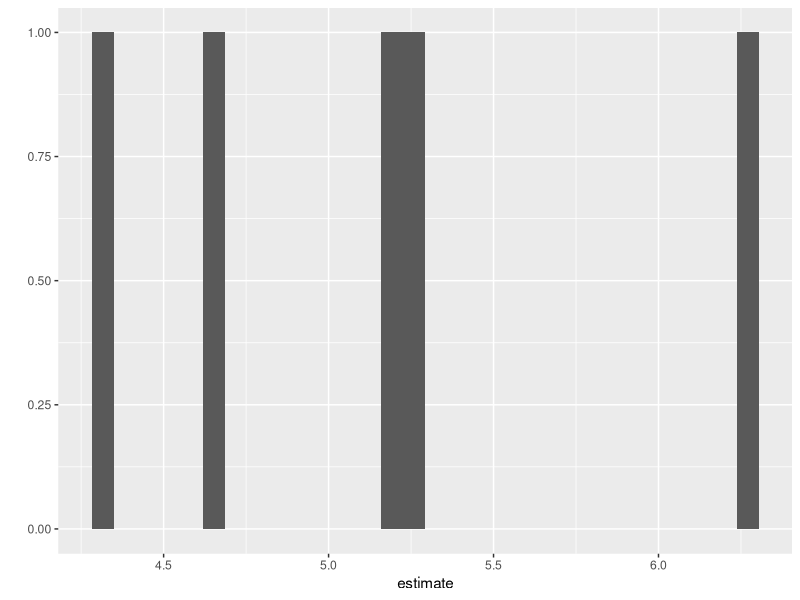

This figure's R source:
library(purrr) # v. 0.2.5
suppressPackageStartupMessages( library(dplyr) ) # v. 0.7.5
library(ggplot2) # v 2.2.1


set.seed(16)
rnorm(5, mean = 0, sd = 1)


set.seed(16)
replicate(n = 3, rnorm(5, 0, 1), simplify = FALSE )


set.seed(16)
replicate(n = 3, rnorm(5, 0, 1) )


set.seed(16)
list1 = list() # Make an empty list to save output in
for (i in 1:3) { # Indicate number of iterations with "i"
    list1[[i]] = rnorm(5, 0, 1) # Save output in list for each iteration
}
list1


twogroup_fun = function(nrep = 10, b0 = 5, b1 = -2, sigma = 2) {
     ngroup = 2
     group = rep( c("group1", "group2"), each = nrep)
     eps = rnorm(ngroup*nrep, 0, sigma)
     growth = b0 + b1*(group == "group2") + eps
     growthfit = lm(growth ~ group)
     growthfit
}

twogroup_fun()


sim_lm = replicate(5, twogroup_fun(), simplify = FALSE )
length(sim_lm)


map(sim_lm, coef)


map_dbl(sim_lm, ~summary(.x)$r.squared)


map_dbl(sim_lm, function(x) summary(x)$r.squared)


map_dfr(sim_lm, broom::tidy)


map_dfr(sim_lm, broom::tidy, .id = "model")


map_dfr(sim_lm, broom::tidy, conf.int = TRUE)


sim_lm %>%
     map_dfr(broom::tidy) %>%
     filter(term == "(Intercept)") %>%
     qplot(x = estimate, data = ., geom = "histogram")

